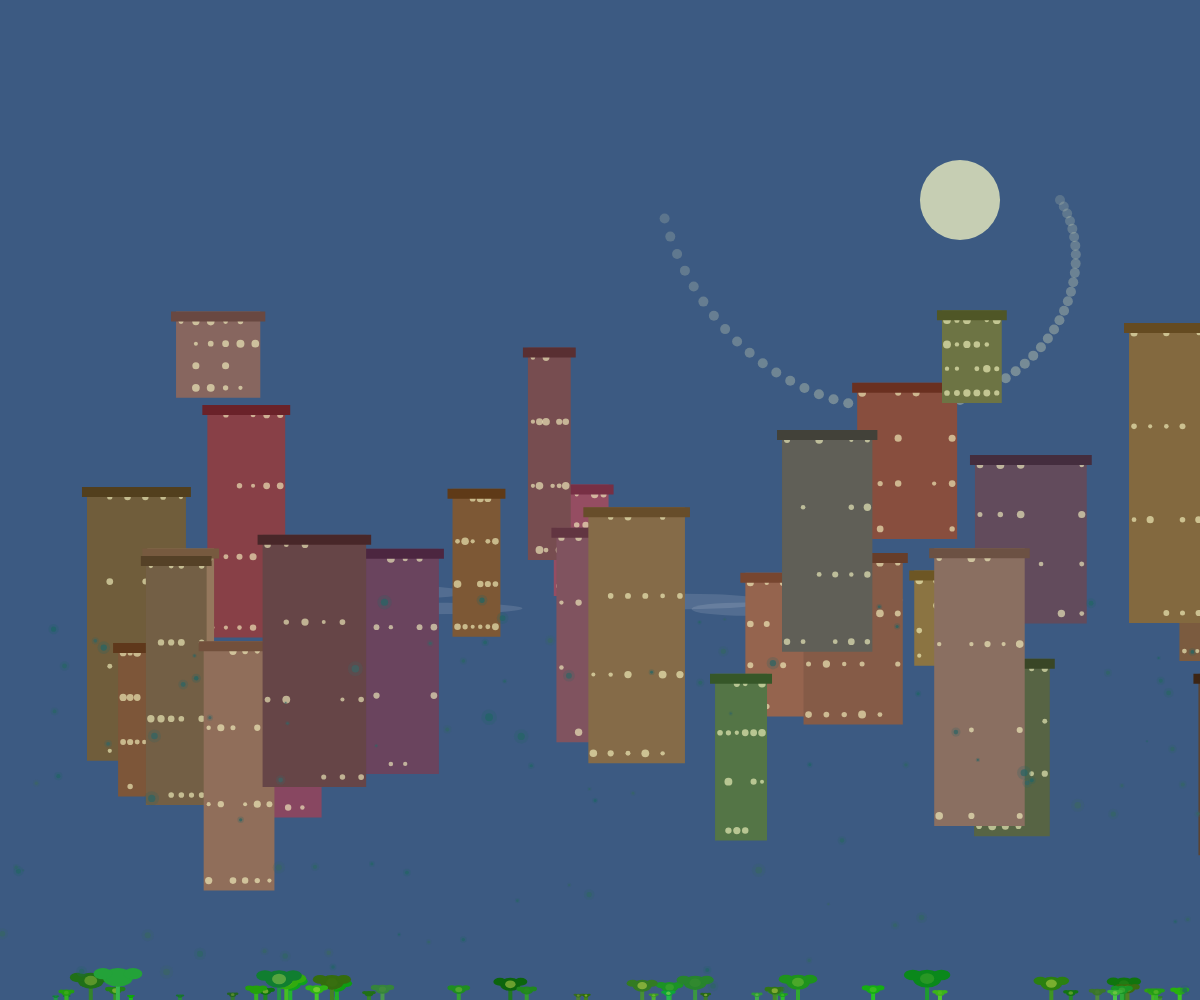
Frame 1 (no input)
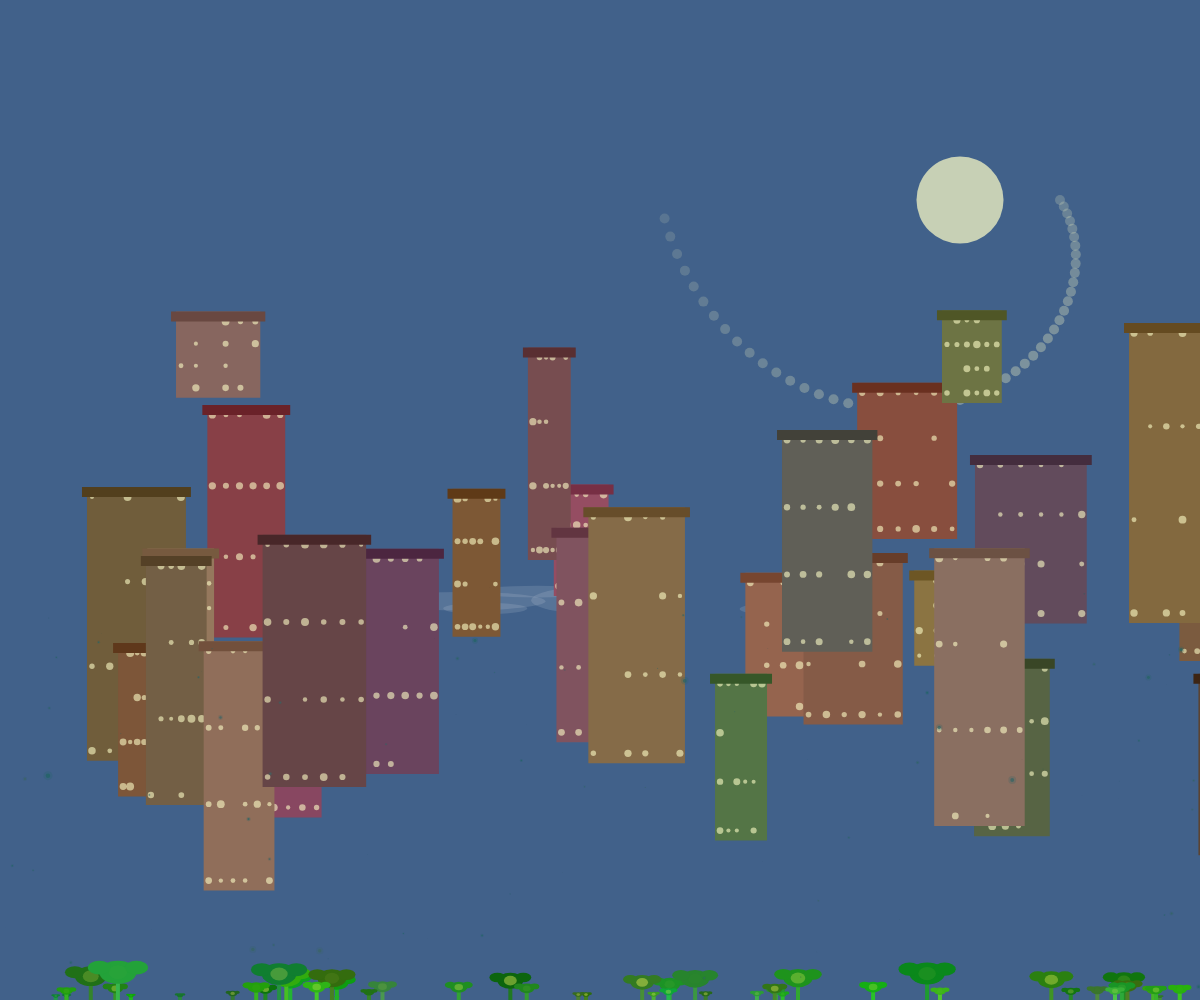
Frame 60 (no input)
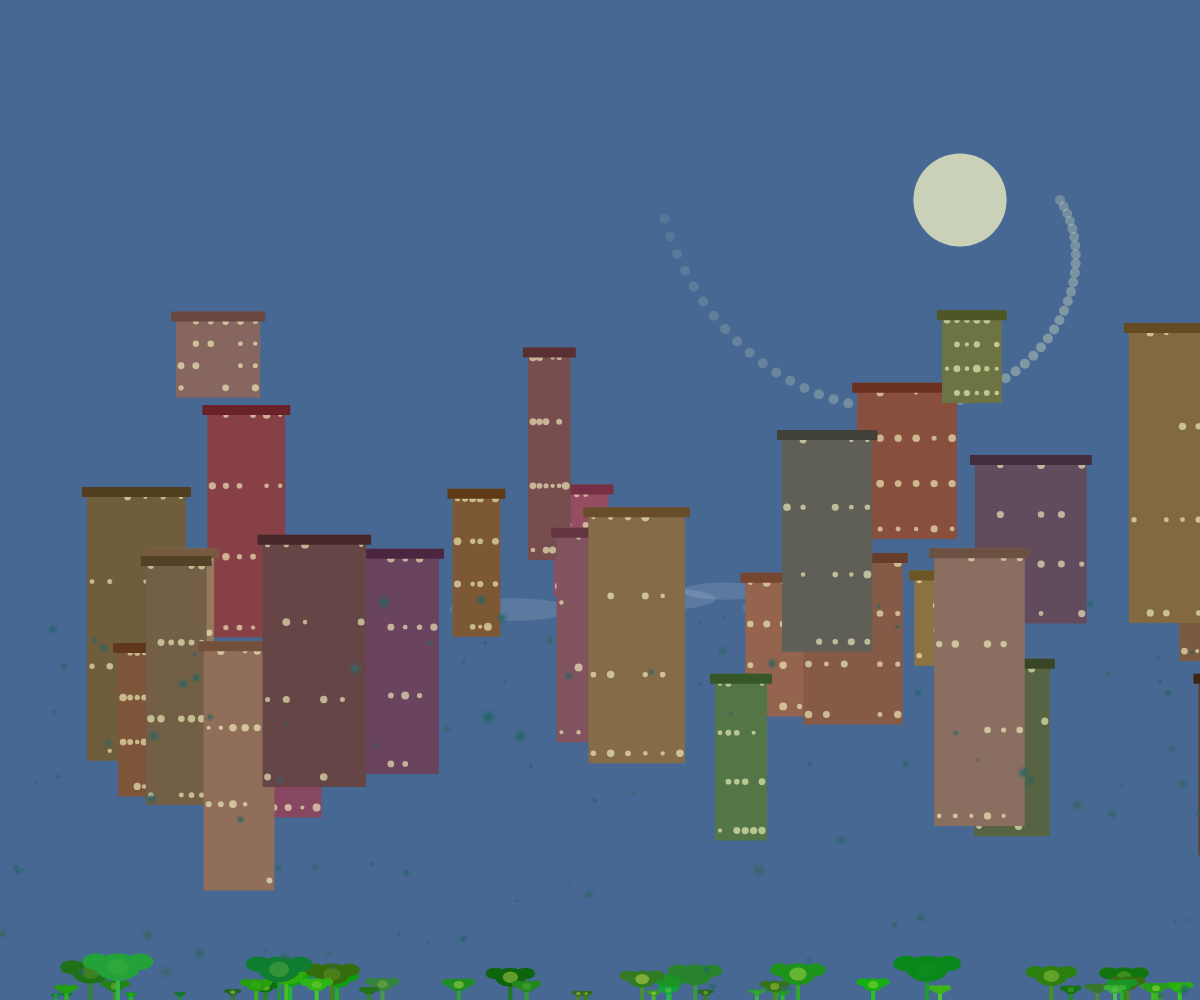
Frame 120 (the mouse pressed at the canvas centre since frame 60)

The p5.js sketch that drew these frames (run headless with seeded random() and noise() and a simulated clock; from frame 60 on, the mouse is pressed at the canvas centre):

// p5.js sketch
// ── sketch.js
let time = 0;
let buildings = [];
let plants = [];
let plankton = [];

function setup() {
  createCanvas(windowWidth, windowHeight);
  noStroke();
  
  // Create buildings
  for (let i = 0; i < 30; i++) {
    buildings.push({
      x: random(width),
      y: random(height * 0.3, height * 0.7),
      w: random(40, 120),
      h: random(80, 300),
      color: color(random(80, 150), random(60, 120), random(50, 100))
    });
  }
  
  // Create plants
  for (let i = 0; i < 50; i++) {
    plants.push({
      x: random(width),
      y: height,
      size: random(10, 40),
      color: color(random(30, 80), random(120, 200), random(30, 80)),
      growth: random(0.5, 2)
    });
  }
  
  // Create plankton
  for (let i = 0; i < 100; i++) {
    plankton.push({
      x: random(width),
      y: random(height * 0.6, height),
      size: random(2, 8),
      speed: random(0.1, 0.5),
      hue: random(30, 60),
      pulse: random(PI)
    });
  }
}

function draw() {
  time += 0.002;
  
  // Background gradient
  let bg = lerpColor(color(20, 30, 60), color(100, 150, 200), (sin(time) + 1) / 2);
  background(bg);
  
  // Draw sky glow
  drawSkyGlow();
  
  // Draw water reflections
  drawReflections();
  
  // Draw buildings
  drawBuildings();
  
  // Draw plants
  drawPlants();
  
  // Draw plankton
  drawPlankton();
}

function drawSkyGlow() {
  let sun = (sin(time) + 1) / 2;
  let skyColor = lerpColor(color(10, 15, 40), color(200, 220, 255), sun);
  
  // Sun
  fill(255, 255, 200, 180);
  noStroke();
  ellipse(width * 0.8, height * 0.2, 80 + sin(time * 3) * 20, 80 + sin(time * 3) * 20);
  
  // Sky glow
  for (let i = 0; i < 50; i++) {
    let a = map(i, 0, 50, 0, PI);
    let r = map(i, 0, 50, 100, 300);
    let x = width * 0.8 + cos(a) * r;
    let y = height * 0.2 + sin(a) * r;
    let c = lerpColor(color(255, 255, 200, 0), color(255, 255, 200, 80), 
                     (sin(time * 2 + a) + 1) / 2);
    fill(c);
    ellipse(x, y, 10, 10);
  }
}

function drawReflections() {
  // Water pools
  for (let i = 0; i < 5; i++) {
    let x = random(width * 0.3, width * 0.7);
    let y = height * 0.6 + sin(time + i) * 10;
    let w = random(80, 200);
    let h = random(10, 30);
    
    fill(255, 255, 255, 30);
    ellipse(x, y, w, h);
  }
}

function drawBuildings() {
  for (let building of buildings) {
    // Building body
    fill(building.color);
    rect(building.x, building.y, building.w, building.h);
    
    // Windows
    fill(255, 255, 200, 150);
    for (let i = 0; i < 4; i++) {
      for (let j = 0; j < 6; j++) {
        let winX = building.x + 5 + j * (building.w - 10) / 5;
        let winY = building.y + 10 + i * (building.h - 20) / 3;
        let size = random(4, 8);
        if (random() > 0.3) {
          ellipse(winX, winY, size, size);
        }
      }
    }
    
    // Roof
    fill(darkenColor(building.color, 30));
    rect(building.x - 5, building.y, building.w + 10, 10);
  }
}

function drawPlants() {
  for (let plant of plants) {
    let growth = plant.growth * (sin(time * 2) + 1) / 2;
    let size = plant.size * growth;
    
    // Stem
    fill(plant.color);
    rect(plant.x - 2, plant.y - size * 0.8, 4, size * 0.8);
    
    // Leaves
    fill(darkenColor(plant.color, 20));
    ellipse(plant.x, plant.y - size * 0.6, size * 0.8, size * 0.5);
    ellipse(plant.x + size * 0.4, plant.y - size * 0.7, size * 0.5, size * 0.3);
    ellipse(plant.x - size * 0.4, plant.y - size * 0.7, size * 0.5, size * 0.3);
    
    // Bioluminescent glow
    let glow = map(sin(time * 3 + plant.x), -1, 1, 0, 100);
    fill(255, 255, 100, glow);
    ellipse(plant.x, plant.y - size * 0.6, size * 0.4, size * 0.3);
  }
}

function drawPlankton() {
  for (let p of plankton) {
    // Move plankton
    p.x += sin(time + p.pulse) * p.speed;
    p.y += cos(time + p.pulse) * p.speed;
    
    // Wrap around screen
    if (p.x < -20) p.x = width + 20;
    if (p.x > width + 20) p.x = -20;
    if (p.y < -20) p.y = height + 20;
    if (p.y > height + 20) p.y = -20;
    
    // Pulsing glow
    let pulse = sin(time * 3 + p.pulse) * 0.5 + 0.5;
    let size = p.size * pulse;
    
    fill(p.hue, 100, 100, 180);
    ellipse(p.x, p.y, size, size);
    
    // Add secondary glow
    fill(p.hue, 100, 100, 60);
    ellipse(p.x, p.y, size * 2, size * 2);
    
    p.pulse += 0.05;
  }
}

function darkenColor(c, amount) {
  let r = red(c);
  let g = green(c);
  let b = blue(c);
  return color(r - amount, g - amount, b - amount);
}

function windowResized() {
  resizeCanvas(windowWidth, windowHeight);
}
